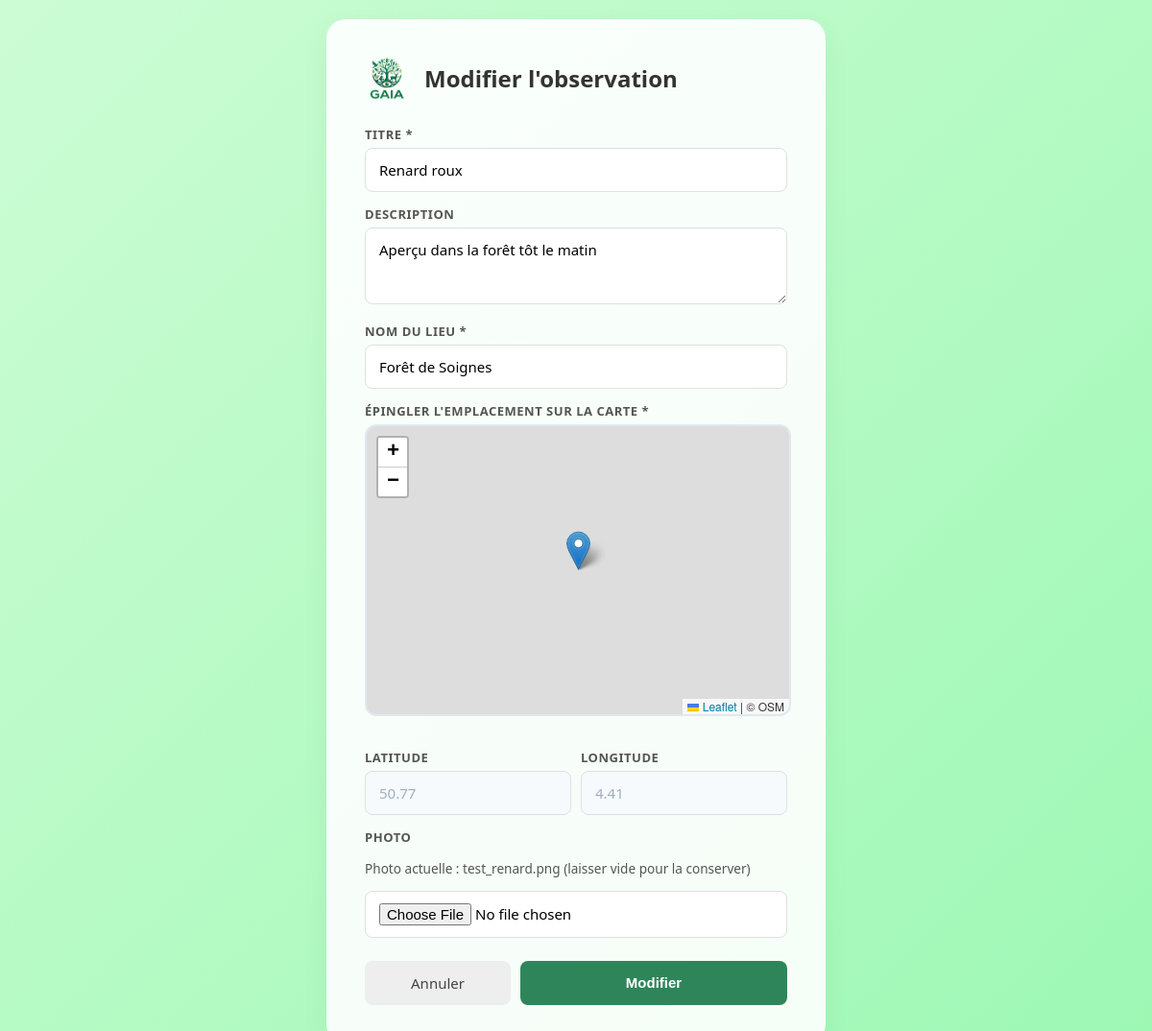
Page /post/2/edit (signed in) on the earlier database version.
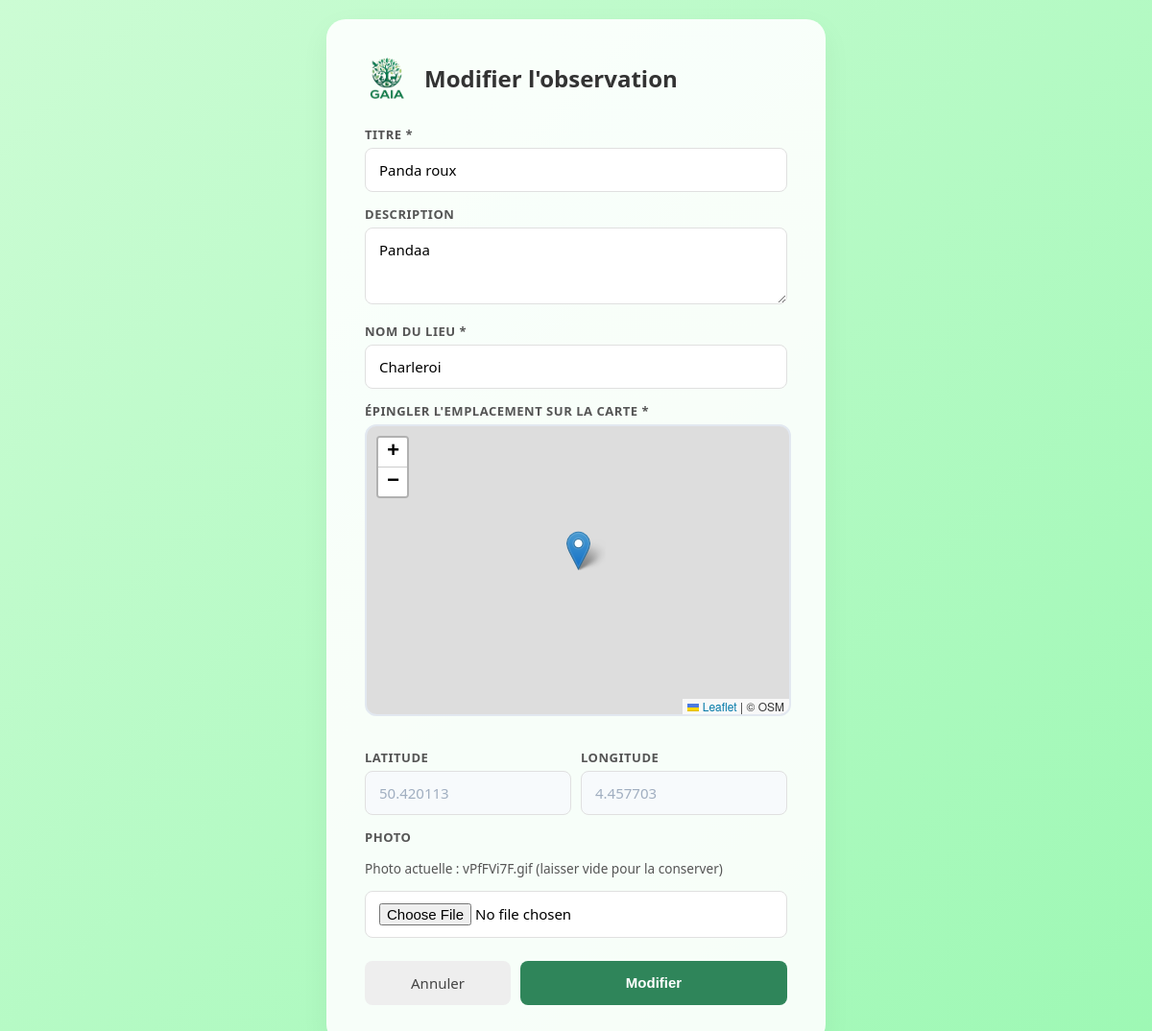
Same page on the later database version.
### tables this page shows
CREATE TABLE Posts (
    Id INTEGER PRIMARY KEY AUTOINCREMENT,
    Titre text NOT NULL ,
    Description TEXT,
    Commentaire TEXT ,
    Date TIMESTAMP NOT NULL,
    Localisation TEXT NOT NULL,
    Latitude REAL NOT NULL,
    Longitude REAL NOT NULL,
    Badges INTEGER ,
    Username TEXT NOT NULL,
    Photo TEXT NOT NULL
);

### app/routes/main.py (the view, shortened to what this page needs)
@main_bp.route("/post/<int:post_id>/edit", methods=["GET", "POST"])
@login_required
def edit_post(post_id):
    db = get_db()
    post = db.execute(
        "SELECT Id, Titre, Description, Localisation, Latitude, Longitude, Photo, Username FROM Posts WHERE Id = ?",
        (post_id,),
    ).fetchone()
    if post is None:
        flash("Post introuvable.")
        return redirect(url_for("main.index"))
    if current_user.Username != post["Username"] and current_user.Role != "Admin":
        flash("Action non autorisée.")
        return redirect(url_for("main.index"))
    return render_template("publish.html", post=post)

### app/__init__.py (called while the page is built)
def create_app():
    app = Flask(__name__)
    app.config["SECRET_KEY"] = os.environ.get("SECRET_KEY", "Gaia")
    login_manager = LoginManager()
    login_manager.init_app(app)
    login_manager.login_view = "auth.login"
    @login_manager.user_loader
    def load_user(user_id):
        from app.db import get_db
        from app.models import User
        db = get_db()
        user = db.execute("SELECT * FROM Users WHERE Id = ?", (user_id,)).fetchone()
        if user:
            return User(user["Id"], user["Username"], user["Email"], user["Role"])
        return None
    app.teardown_appcontext(close_db)
    from app.routes.auth import auth_bp
    from app.routes.main import main_bp
    app.register_blueprint(main_bp)
    app.register_blueprint(auth_bp)
    with app.app_context():
        db = get_db()
        init_schema(db)
        init_animals()
    return app

### app/db.py (called while the page is built)
def get_db():
    if "db" not in g:
        g.db = sqlite3.connect(DATABASE, detect_types=sqlite3.PARSE_DECLTYPES)
        g.db.row_factory = sqlite3.Row
    return g.db

### app/templates/publish.html (shortened to what this page needs)
<!doctype html>
<html lang="fr">
    <head>
        <link
            rel="stylesheet"
            href="https://unpkg.com/leaflet@1.9.4/dist/leaflet.css"
        />
        <link
            rel="stylesheet"
            href="{{ url_for('static', filename='css/publish.css') }}"
        />
    </head>
    <body>
        <div class="container">
            <div class="header">
                <img
                    src="{{ url_for('static', filename='Logo.png') }}"
                    alt="GAIA Logo"
                    onerror="this.style.display = 'none'"
                />
                <h1>{{ "Modifier l'observation" if post else "Nouvelle observation" }}</h1>
            </div>
            <form method="post" enctype="multipart/form-data">
                <div class="suggestions-container">
                    <label for="Titre">Titre *</label>
                    <input
                        type="text"
                        id="Titre"
                        name="Titre"
                        placeholder="Ex: Renard roux"
                        value="{{ post.Titre if post else '' }}"
                        autocomplete="off"
                        required
                    />
                </div>
                <label for="Description">Description</label>
                <textarea
                    id="Description"
                    name="Description"
                    placeholder="Décrivez votre observation..."
                >{{ post.Description if post else '' }}</textarea>
                <label for="Localisation">Nom du lieu *</label>
                <input
                    type="text"
                    id="Localisation"
                    name="Localisation"
                    placeholder="Ex: Forêt de Soignes"
                    value="{{ post.Localisation if post else '' }}"
                    required
                />
                <label>Épingler l'emplacement sur la carte *</label>
                <div id="map-picker"></div>
                <div class="coords">
                    <div>
                        <label for="Latitude">Latitude</label>
                        <input
                            type="number"
                            id="Latitude"
                            name="Latitude"
                            step="any"
                            placeholder="Auto-rempli"
                            value="{{ post.Latitude if post else '' }}"
                            readonly
                            required
                        />
                    </div>
                    <div>
                        <label for="Longitude">Longitude</label>
                        <input
                            type="number"
                            id="Longitude"
                            name="Longitude"
                            step="any"
                            placeholder="Auto-rempli"
                            value="{{ post.Longitude if post else '' }}"
                            readonly
                            required
                        />
                    </div>
                </div>
                <label for="Photo">Photo {% if not post %}*{% endif %}</label>
                {% if post and post.Photo %}
                <p style="font-size:0.85em; color:#555;">Photo actuelle : {{ post.Photo }} (laisser vide pour la conserver)</p>
                {% endif %}
                <input
                    type="file"
                    id="Photo"
                    name="Photo"
                    accept="image/*"
                    {{ 'required' if not post else '' }}
                />
                <div class="button-group">
                    <a href="{{ url_for('main.index') }}" class="btn-back"
                        >Annuler</a
                    >
                    <button type="submit">{{ "Modifier" if post else "Publier" }}</button>
                </div>
            </form>
        </div>
    </body>
</html>

### app/static/css/publish.css (style rules this page uses)
body { display: flex; align-items: center; justify-content: center; min-height: 100vh; margin: 0; padding: 20px; background: linear-gradient(135deg, #ccfcd4 0%, #9df8b4 100%); font-family: "Segoe UI", Tahoma, Geneva, Verdana, sans-serif; box-sizing: border-box; }
.container { background-color: rgba(255, 255, 255, 0.9); padding: 40px; border-radius: 20px; box-shadow: 0 10px 30px rgba(0, 0, 0, 0.05); width: 100%; max-width: 520px; box-sizing: border-box; }
.header { display: flex; align-items: center; gap: 14px; margin-bottom: 28px; }
.header img { width: 48px; height: auto; }
h1 { font-size: 1.5rem; font-weight: 600; color: #333; margin: 0; }
label { display: block; font-size: 13px; font-weight: 600; color: #555; margin-bottom: 5px; margin-top: 14px; text-transform: uppercase; letter-spacing: 0.04em; }
input[type="text"], input[type="number"], textarea, input[type="file"] { width: 100%; padding: 12px 14px; border: 1px solid #e0e0e0; border-radius: 8px; background-color: #fff; font-size: 15px; font-family: inherit; box-sizing: border-box; outline: none; transition: border-color 0.2s; }
textarea { resize: vertical; min-height: 80px; }
.coords { display: flex; gap: 10px; }
.coords > div { flex: 1; }
.button-group { display: flex; gap: 10px; margin-top: 24px; }
button[type="submit"] { flex: 2; padding: 13px; border: none; border-radius: 8px; background-color: #2f855a; color: white; font-size: 15px; font-weight: 600; cursor: pointer; transition: background 0.2s; }
.btn-back { flex: 1; padding: 13px; border: none; border-radius: 8px; background-color: #eee; color: #444; font-size: 15px; font-weight: 500; cursor: pointer; text-decoration: none; text-align: center; transition: background 0.2s; }
#map-picker { height: 300px; width: 100%; border-radius: 12px; margin-bottom: 20px; border: 2px solid #e2e8f0; cursor: crosshair; }
.suggestions-container { position: relative; width: 100%; }
.coords input[readonly] { background-color: #f7fafc; color: #a0aec0; cursor: not-allowed; }

Differences in the rows shown:
changed Posts: Titre "Renard roux" → "Panda roux"; Description "Aperçu dans la forêt tôt le matin" → "Pandaa"; Localisation "Forêt de Soignes" → "Charleroi"; Latitude "50.77" → "50.420113"; Longitude "4.41" → "4.457703"; Photo "test_renard.png" → "vPfFVi7F.gif"
